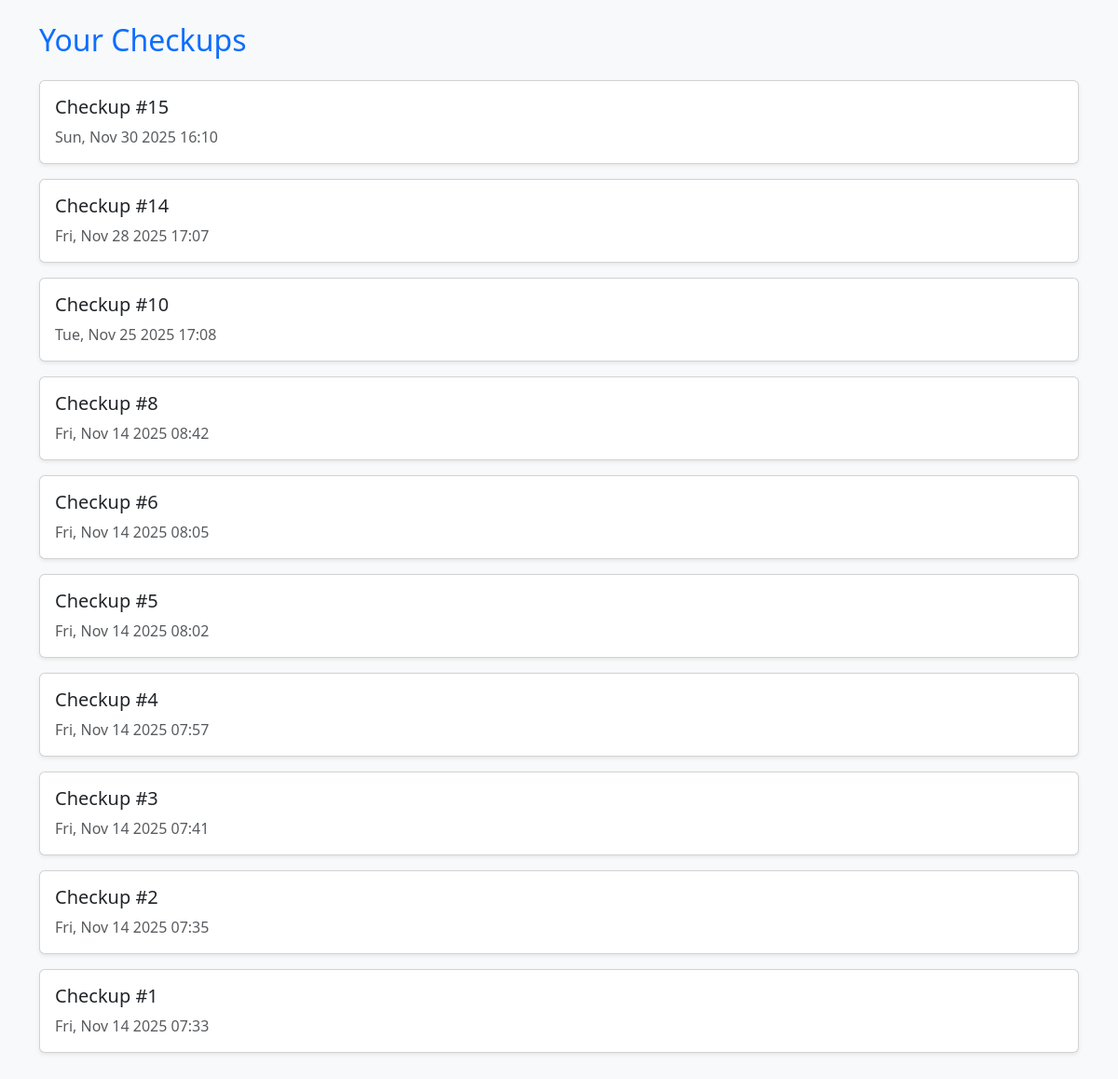
/checkups/ (signed in), run on the app's committed database.
### checkup/models.py (models this page shows, shortened)
class CheckupSubmission(models.Model):
    user = models.ForeignKey(User, on_delete=models.CASCADE, related_name='checkups')
    created_at = models.DateTimeField(auto_now_add=True)

### checkup/views.py (the view)
# urls.py: path("checkups/", checkup_views.checkup_list_view, name="checkup_list"),
@login_required
def checkup_list_view(request):
    current_user = request.user
    checkups = CheckupSubmission.objects.filter(user=current_user).order_by('-created_at')
    return render(request, "checkup/checkup_list.html", {"checkups": checkups})

### checkup/templates/checkup/checkup_list.html (shortened to what this page needs)
<!DOCTYPE html>
<html>
<head>
    <link href="https://cdn.jsdelivr.net/npm/bootstrap@5.3.0/dist/css/bootstrap.min.css" rel="stylesheet">
</head>
<body class="bg-light p-4">
<div class="container">
    <h2 class="mb-4 text-primary">Your Checkups</h2>
    {% for checkup in checkups %}
    <a href="{% url 'checkup_detail' checkup.pk %}" class="text-decoration-none">
        <div class="card mb-3 p-3 shadow-sm">
            <h5 class="text-dark">Checkup #{{ checkup.id }}</h5>
            <p class="text-muted mb-0">{{ checkup.created_at|date:"D, M d Y H:i" }}</p>
        </div>
    </a>
    {% empty %}
        <p>No checkups found.</p>
    {% endfor %}
</div>
</body>
</html>

### data on the page
CheckupSubmission: id "15", created_at "Sun, Nov 30 2025 16:10"
CheckupSubmission: id "14", created_at "Fri, Nov 28 2025 17:07"
CheckupSubmission: id "10", created_at "Tue, Nov 25 2025 17:08"
CheckupSubmission: id "8", created_at "Fri, Nov 14 2025 08:42"
CheckupSubmission: id "6", created_at "Fri, Nov 14 2025 08:05"
CheckupSubmission: id "5", created_at "Fri, Nov 14 2025 08:02"
CheckupSubmission: id "4", created_at "Fri, Nov 14 2025 07:57"
CheckupSubmission: id "3", created_at "Fri, Nov 14 2025 07:41"
CheckupSubmission: id "2", created_at "Fri, Nov 14 2025 07:35"
CheckupSubmission: id "1", created_at "Fri, Nov 14 2025 07:33"
